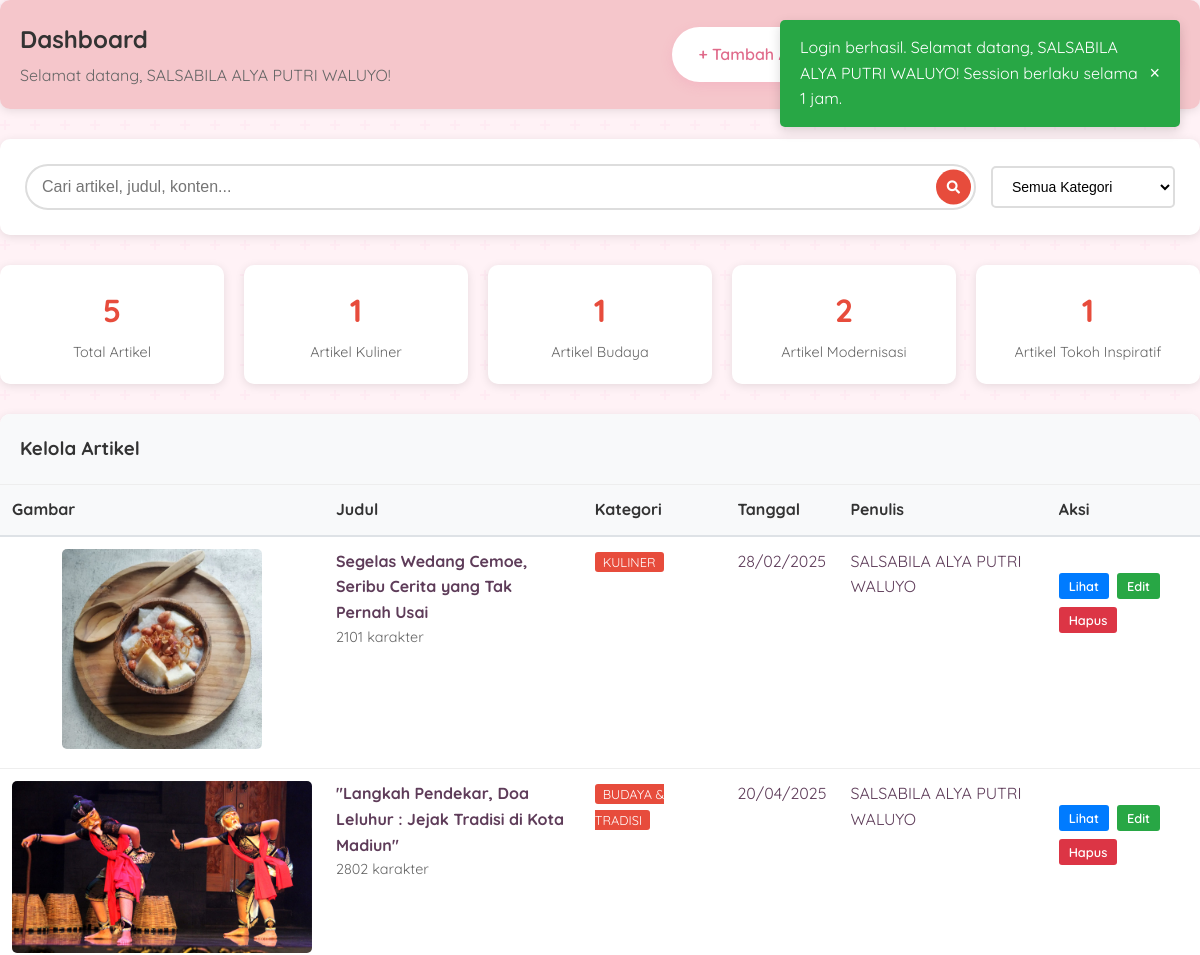
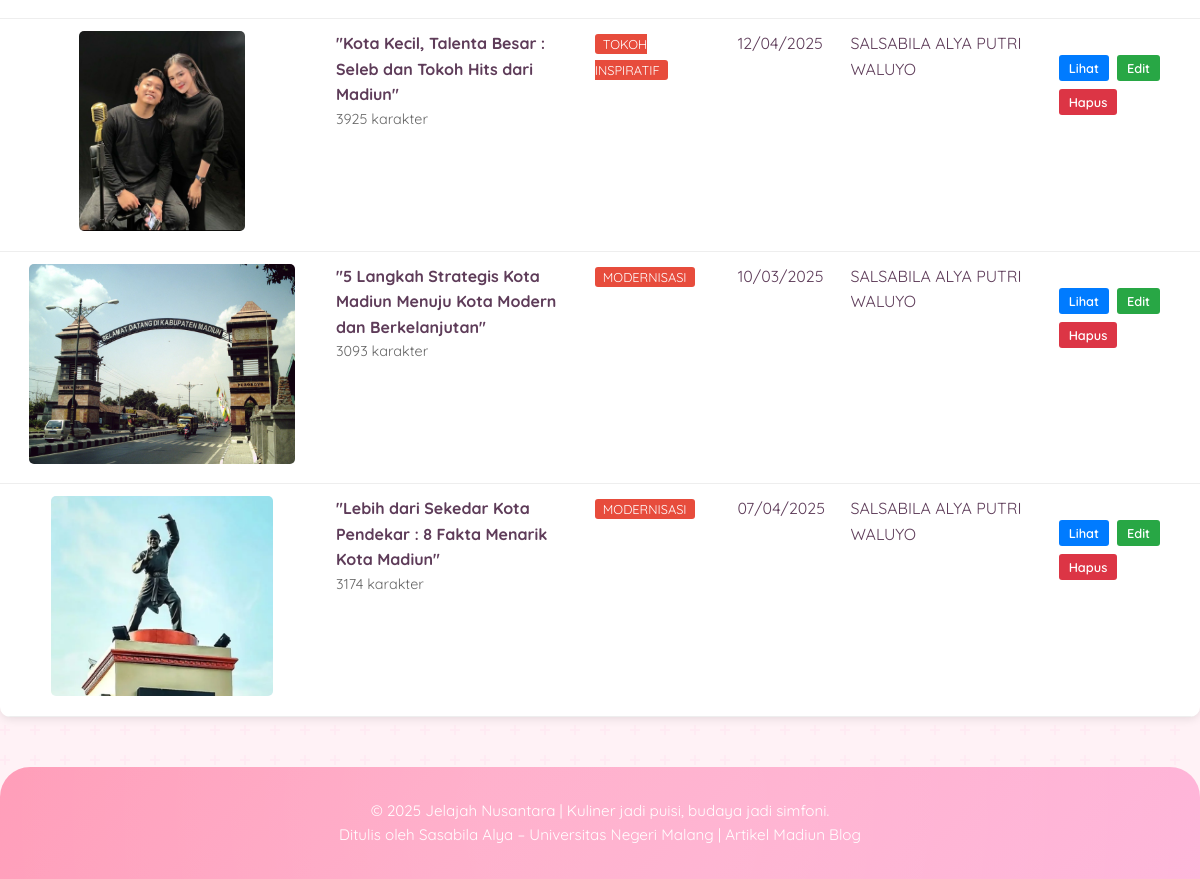
Page /dashboard.php (signed in) on the committed database (2 pictures, top to bottom).
### tables this page shows
CREATE TABLE `article` (
  `id` int NOT NULL AUTO_INCREMENT,
  `date` varchar(20) NOT NULL,
  `title` varchar(255) NOT NULL,
  `content` text NOT NULL,
  `picture` varchar(255) DEFAULT NULL,
  PRIMARY KEY (`id`)
);

### dashboard.php (the view, shortened to what this page needs)
<?php
require 'koneksi.php';
$current_author_id = $_SESSION['author_id'];
$current_author_nickname = $_SESSION['nickname'];
function getAllArticles($search = '', $category = '')
{
    global $pdo, $current_author_id;
    $whereConditions = ["aa.author_id = ?"];
    $params = [$current_author_id];
    $sql = "SELECT a.id, a.date, a.title, a.content, a.picture,
            (SELECT GROUP_CONCAT(DISTINCT au.nickname)
             FROM article_author aa2
             JOIN author au ON aa2.author_id = au.id
             WHERE aa2.article_id = a.id) as author_nickname,
            GROUP_CONCAT(DISTINCT c.name SEPARATOR ', ') as category_names
            FROM article a
            JOIN article_author aa ON a.id = aa.article_id
            LEFT JOIN article_category ac ON a.id = ac.article_id
            LEFT JOIN category c ON ac.category_id = c.id
            WHERE " . implode(" AND ", $whereConditions) . "
            GROUP BY a.id, a.date, a.title, a.content, a.picture
            ORDER BY a.date DESC";
    $stmt = $pdo->prepare($sql);
    $stmt->execute($params);
    return $stmt->fetchAll(PDO::FETCH_ASSOC);
}
$search = isset($_GET['search']) ? trim($_GET['search']) : '';
$selectedCategory = isset($_GET['category']) ? trim($_GET['category']) : '';
$articles = getAllArticles($search, $selectedCategory);
?>
<!DOCTYPE html>
<html lang="id">
<head>
    <link rel="stylesheet" href="./css/style.css">
    <link rel="stylesheet" href="https://cdnjs.cloudflare.com/ajax/libs/font-awesome/5.15.3/css/all.min.css">
</head>
<body>
    <div class="dashboard-header" style="background-color: #f5c6cb;">
        <div class="welcome-info">
            <h2>Dashboard</h2>
            <p>Selamat datang, <?= htmlspecialchars($current_author_nickname) ?>!</p>
        </div>
        <div class="dashboard-actions">
            <a href="tambah_artikel.php" class="btn">+ Tambah Artikel</a>
            <a href="main.php" class="btn" style="background-color: #28a745; color: white;"><i class="fas fa-eye"></i> Semua Artikel</a>
            <a href="logout.php" class="btn" style="background-color: #dc3545; color: white;"><i class="fas fa-sign-out-alt"></i> Logout</a>
        </div>
    </div>
    <div class="search-filter-section">
        <form method="GET" action="" class="search-filter-container">
            <div class="search-box">
                <input type="text"
                    name="search"
                    class="search-input"
                    placeholder="Cari artikel, judul, konten..."
                    value="<?= htmlspecialchars($search) ?>"
                    autocomplete="off">
                <button type="submit" class="search-btn">
                    <i class="fas fa-search"></i>
                </button>
            </div>
            <div class="category-filter">
                <select name="category" class="category-select" onchange="this.form.submit()">
                    <option value="">Semua Kategori</option>
                </select>
            </div>
        </form>
    </div>
    <div id="toastContainer" style="
        position: fixed;
        top: 20px;
        right: 20px;
        z-index: 9999;
    "></div>
    <div class="stats-container">
        <div class="stat-card">
            <div class="stat-number"><?= is_countable($articles) ? count($articles) : 0 ?></div>
            <div class="stat-label">Total Artikel</div>
        </div>
        <div class="stat-card">
            <div class="stat-number"><?= count(array_filter($articles, function ($a) {
                                            return strpos($a['category_names'], 'KULINER') !== false;
                                        })) ?></div>
            <div class="stat-label">Artikel Kuliner</div>
        </div>
        <div class="stat-card">
            <div class="stat-number"><?= count(array_filter($articles, function ($a) {
                                            return strpos($a['category_names'], 'BUDAYA') !== false;
                                        })) ?></div>
            <div class="stat-label">Artikel Budaya</div>
        </div>
        <div class="stat-card">
            <div class="stat-number"><?= count(array_filter($articles, function ($a) {
                                            return strpos($a['category_names'], 'MODERNISASI') !== false;
                                        })) ?></div>
            <div class="stat-label">Artikel Modernisasi</div>
        </div>
        <div class="stat-card">
            <div class="stat-number"><?= count(array_filter($articles, function ($a) {
                                            return strpos($a['category_names'], 'TOKOH INSPIRATIF') !== false;
                                        })) ?></div>
            <div class="stat-label">Artikel Tokoh Inspiratif</div>
        </div>
    </div>
    <div class="articles-table">
        <div class="table-header">
            <h3>Kelola Artikel</h3>
        </div>
        <?php if (!empty($articles)): ?>
            <table>
                <thead>
                    <tr>
                        <th>Gambar</th>
                        <th>Judul</th>
                        <th>Kategori</th>
                        <th>Tanggal</th>
                        <th>Penulis</th>
                        <th>Aksi</th>
                    </tr>
                </thead>
                <tbody>
                    <?php foreach ($articles as $article): ?>
                        <tr>
                            <td data-label="Gambar" class="article-image-cell">
                                <?php if (!empty($article['picture'])): ?>
                                    <img src="./assets/img/<?= htmlspecialchars($article['picture']) ?>"
                                        alt="Gambar <?= htmlspecialchars($article['title']) ?>"
                                        style="max-width: 300px; max-height: 200px; object-fit: cover; border-radius: 5px;">
                                <?php else: ?>
                                    <span class="no-image">Tidak ada gambar</span>
                                <?php endif; ?>
                            </td>
                            <td data-label="Judul">
                                <div class="article-title"><?= htmlspecialchars($article['title']) ?></div>
                                <div class="article-meta"><?= strlen($article['content']) ?> karakter</div>
                            </td>
                            <td data-label="Kategori">
                                <span style="background: #e74c3c; color: white; padding: 2px 8px; border-radius: 3px; font-size: 0.8em;">
                                    <?= htmlspecialchars($article['category_names']) ?>
                                </span>
                            </td>
                            <td data-label="Tanggal"><?= date("d/m/Y", strtotime($article['date'])) ?></td>
                            <td data-label="Penulis">
                                <?= !empty($article['author_nickname'])
                                    ? htmlspecialchars($article['author_nickname'])
                                    : 'Penulis Tidak Diketahui'
                                ?>
                            </td>
                            <td data-label="Aksi">
                                <div class="article-actions">
                                    <button onclick="showArticle(<?= $article['id'] ?>)" class="action-btn btn-view">Lihat</button>
                                    <form action="edit_artikel.php" method="POST" style="display: inline;">
                                        <button type="submit" class="action-btn btn-edit">Edit</button>
                                    </form>
                                    <form action="hapus_artikel.php" method="POST" style="display: inline;"
                                        onsubmit="return confirmDelete('<?= htmlspecialchars(addslashes($article['title'])) ?>')">
                                        <button type="submit" class="action-btn btn-delete">Hapus</button>
                                    </form>
                                </div>
                            </td>
                        </tr>
                    <?php endforeach; ?>
                </tbody>
            </table>
        <?php endif; ?>
    </div>
    <footer style="margin-top: 50px;">
        <p>© <?= date('Y') ?> Jelajah Nusantara | Kuliner jadi puisi, budaya jadi simfoni.</p>
        <p>Ditulis oleh Sasabila Alya – Universitas Negeri Malang | Artikel Madiun Blog</p>
    </footer>
</body>
</html>

### css/style.css (style rules this page uses)
:root { --primary-pink: #ff9eb9; --light-pink: #ffcdd8; --dark-pink: #e06b8b; --accent-pink: #ffb7db; --cream: #fff2f6; --text-color: #5e3c59; --shadow: 0 4px 12px rgba(240, 128, 170, 0.2); }
* { box-sizing: border-box; margin: 0; padding: 0; transition: all 0.3s ease; }
body { font-family: 'Quicksand', sans-serif; background-color: var(--cream); color: var(--text-color); line-height: 1.6; position: relative; overflow-x: hidden; }
body::before { content: ""; position: fixed; top: 0; left: 0; width: 100%; height: 100%; z-index: -1; }
.btn { display: inline-block; background-color: white; color: var(--dark-pink); padding: 0.8rem 1.5rem; border-radius: 50px; text-decoration: none; font-weight: 600; box-shadow: var(--shadow); position: relative; z-index: 1; border: 2px solid transparent; }
.article-actions { margin-top: 1.5rem; display: flex; gap: 0.8rem; }
.action-btn { background-color: transparent; border: 2px solid var(--light-pink); color: var(--text-color); padding: 0.4rem 1rem; border-radius: 50px; font-family: 'Quicksand', sans-serif; font-weight: 600; font-size: 0.85rem; cursor: pointer; transition: all 0.3s ease; }
footer { background: linear-gradient(135deg, var(--primary-pink), var(--accent-pink)); color: white; text-align: center; padding: 2rem; margin-top: 3rem; border-radius: 30px 30px 0 0; position: relative; overflow: hidden; }
footer::before { content: ''; position: absolute; top: -50%; left: -50%; width: 200%; height: 200%; background: radial-gradient(circle, rgba(255, 255, 255, 0.1) 10%, transparent 50%); animation: sparkle 15s linear infinite; z-index: 0; }
footer p { position: relative; z-index: 1; max-width: 800px; margin: 0 auto; font-size: 0.95rem; }

### rows in the picture
article: shows a picture, title "Segelas Wedang Cemoe, Seribu Cerita yang Tak Pernah Usai", content "2101", category_names "KULINER", date "28/02/2025", author_nickname "SALSABILA ALYA PUTRI WALUYO"
article: picture (picture), title "\"Langkah Pendekar, Doa Leluhur : Jejak Tradisi di Kota Madiun\"", content "2802", category_names "BUDAYA & TRADISI", date "20/04/2025", author_nickname "SALSABILA ALYA PUTRI WALUYO"
article: picture (picture), title "\"Kota Kecil, Talenta Besar : Seleb dan Tokoh Hits dari Madiun\"", content "3925", category_names "TOKOH INSPIRATIF", date "12/04/2025", author_nickname "SALSABILA ALYA PUTRI WALUYO"
article: picture (picture), title "\"5 Langkah Strategis Kota Madiun Menuju Kota Modern dan Berkelanjutan\"", content "3093", category_names "MODERNISASI", date "10/03/2025", author_nickname "SALSABILA ALYA PUTRI WALUYO"
article: shows a picture, title "\"Lebih dari Sekedar Kota Pendekar : 8 Fakta Menarik Kota Madiun\"", content "3174", category_names "MODERNISASI", date "07/04/2025", author_nickname "SALSABILA ALYA PUTRI WALUYO"

### other values in the picture
$current_author_nickname "SALSABILA ALYA PUTRI WALUYO"
count($articles) "5"
